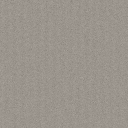

The Python source for this figure:
"""Original fine grey aggregate and vertically dressed stone, UVs in metres."""
from pathlib import Path

def texture_uv(x,y,z):
    return (x+.57*y)/.86,z/.86+.18*y

if __name__=='__main__':
    from random import Random
    from PIL import Image
    from math import sin,pi
    rng=Random(1926)
    image=Image.new('RGB',(128,128))
    pixels=[]
    for row in range(image.height):
        for col in range(image.width):
            grain=rng.gauss(0,3.8)+1.25*sin(2*pi*col/8)
            grain+=(-8 if rng.random()<.031 else 0)
            pixels.append(tuple(round(v+grain)for v in (155,149,141)))
    image.putdata(pixels)
    image.save(Path(__file__).with_name('aggregate.png'),optimize=True)
